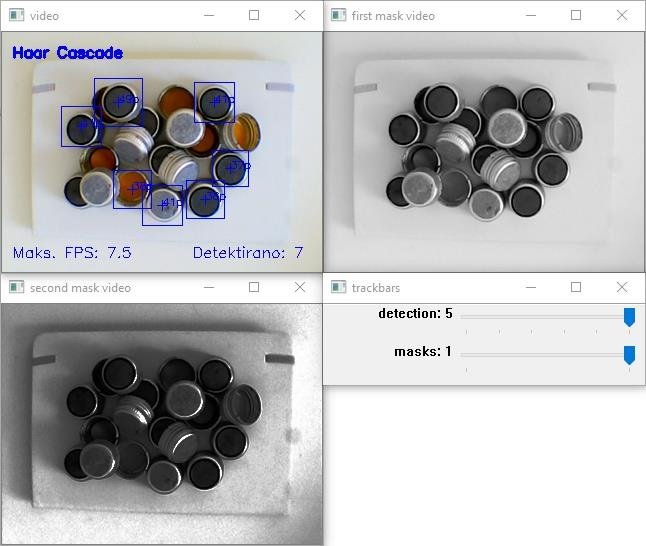
#> input picture images for GitHub/Haar cascade.jpg, 646 x 546 px, given in place of the camera
$ python OL_engine.py
#> lines starting #> are read from the running program, lines starting #| are printed output that depends on the picture
### OL_input.py
import cv2
import threading


class WebcamVideoInput:

	def __init__(self, video_const):
		self.VC = video_const

		if self.VC.CAM_FROM_PHONE:
			self.stream = cv2.VideoCapture(self.VC.PHONE_CAM_URL)
		else:
			self.stream = cv2.VideoCapture(self.VC.CAM_SOURCE)

		self.stream.set(cv2.CAP_PROP_FRAME_WIDTH, self.VC.CAM_WIDTH)
		self.stream.set(cv2.CAP_PROP_FRAME_HEIGHT, self.VC.CAM_HEIGHT)
		(self.ret, self.frame) = self.stream.read()
#> self.frame is the input picture: shape (546, 646, 3); mean B, G, R 187.2, 185.9, 185.9
#> (key Esc is pressed here)
		self.started = False


	def get_frame(self): return self.frame


	def is_started(self):
		return self.started


	def start(self):
		if not self.started:
			self.started = True
			self.thread = threading.Thread(target=self.update, args=())
			self.thread.daemon = True
			self.thread.start()
			return self


	def read(self): return (self.ret, self.frame)


	def update(self):
		while self.started:
			(self.ret, self.frame) = self.stream.read()


	def stop(self):
		self.started = False

		if self.thread.is_alive():
			self.thread.join()
		self.stream.release()

### OL_trackbars.py
import cv2


class WebcamVideoTrackbars:

    def __init__(self, video_const):
        self.VC = video_const

        cv2.namedWindow(self.VC.TRACKBARS_WINDOW_NAME, cv2.WINDOW_AUTOSIZE)
        cv2.resizeWindow(self.VC.TRACKBARS_WINDOW_NAME, (self.VC.TRACKBAR_WINDOW_WIDTH, self.VC.TRACKBAR_WINDOW_HEIGHT))
        cv2.moveWindow(self.VC.TRACKBARS_WINDOW_NAME, self.VC.TRACKBARS_WINDOW_POS_X, self.VC.TRACKBARS_WINDOW_POS_Y)


    def set_detection_mode_trackbar(self, trackbar_detection_mode):
#> called with trackbar_detection_mode = 'No Detection'
        def nothing(trackbar_var): pass

        lowest_detection_mode_value = 0
        highest_detection_mode_value = len(self.VC.TRACKBAR_ALL_DETECTION_MODES) - 1

        cv2.createTrackbar(self.VC.TRACKBAR_DETECTION_NAME, self.VC.TRACKBARS_WINDOW_NAME, lowest_detection_mode_value, highest_detection_mode_value, nothing)

        for detection_mode in self.VC.TRACKBAR_ALL_DETECTION_MODES:
            if trackbar_detection_mode == detection_mode:
                detection_mode_value = self.VC.TRACKBAR_ALL_DETECTION_MODES.index(detection_mode)

        cv2.setTrackbarPos(self.VC.TRACKBAR_DETECTION_NAME, self.VC.TRACKBARS_WINDOW_NAME, detection_mode_value)


    # [8 lines left out: function get_detection_mode_trackbar, not called in this run]


    def set_mask_videos_mode_trackbar(self, trackbar_mask_videos_mode):
#> called with trackbar_mask_videos_mode = True
        def nothing(trackbar_var): pass

        lowest_mask_videos_mode_value = 0
        highest_mask_videos_mode_value = len(self.VC.TRACKBAR_ALL_MASK_VIDEOS_MODES) - 1

        cv2.createTrackbar(self.VC.TRACKBAR_MASK_VIDEOS_NAME, self.VC.TRACKBARS_WINDOW_NAME, lowest_mask_videos_mode_value, highest_mask_videos_mode_value, nothing)

        for detection_mode in self.VC.TRACKBAR_ALL_MASK_VIDEOS_MODES:
            if trackbar_mask_videos_mode == detection_mode:
                mask_videos_mode_value = self.VC.TRACKBAR_ALL_MASK_VIDEOS_MODES.index(detection_mode)

        cv2.setTrackbarPos(self.VC.TRACKBAR_MASK_VIDEOS_NAME, self.VC.TRACKBARS_WINDOW_NAME, mask_videos_mode_value)


    # [8 lines left out: function get_mask_videos_mode_trackbar, not called in this run]

### OL_processing.py
import cv2
import time
import os
import glob


class WebcamVideoProcessing:

    def __init__(self, video_const, video_algorithms, video_input=None, video_output=None, video_trackbars=None):
        self.VC = video_const
        self.VA = video_algorithms

        if self.VC.PROCESS_FROM_CAM:
            self.VI = video_input.start()
            self.VO = video_output.start()
            self.VT = video_trackbars
            self.VT.set_detection_mode_trackbar(self.VC.TRACKBAR_DETECTION_MODE)
            self.VT.set_mask_videos_mode_trackbar(self.VC.TRACKBAR_MASK_VIDEOS_MODE)
            self.reset_fps()
            self.new_detection_mode = None

        self.gray_temp_images_list = self.make_gray_template_images_list()
        self.binary_temp_images_list = self.make_binary_template_images_list()
        self.concatenated_gray_temp_images = self.concatenate_gray_template_images()
        self.concatenated_binary_temp_images = self.concatenate_binary_template_images()


    def reset_fps(self):
        self.start_time = time.time()
        self.new_time = self.start_time
        self.new_fps = 0
        self.counted_frames = 0


    # [15 lines left out: function calculate_fps, not called in this run]


    def make_gray_template_images_list(self):
        self.gray_temp_images_list = []
        temp_image_files = glob.glob(self.VC.GRAY_TEMPLATE_IMAGE_FILES_PATH)

        for temp_image_file in temp_image_files:
            gray_temp_image = cv2.imread(temp_image_file, cv2.IMREAD_GRAYSCALE)
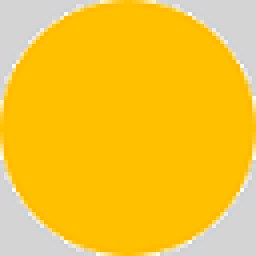
#> input picture templates/gray/back_bg.png, 64 x 64 px (shown 4 times larger)
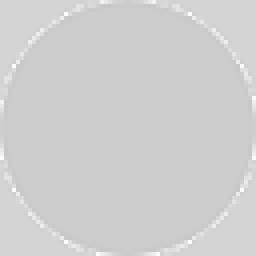
#> gray_temp_image: shape (64, 64) (shown 4 times larger); min 199, max 255, mean 207
            temp_width = gray_temp_image.shape[1]
            temp_height = gray_temp_image.shape[0]
#> (the rest of the program and of its run is left out)
